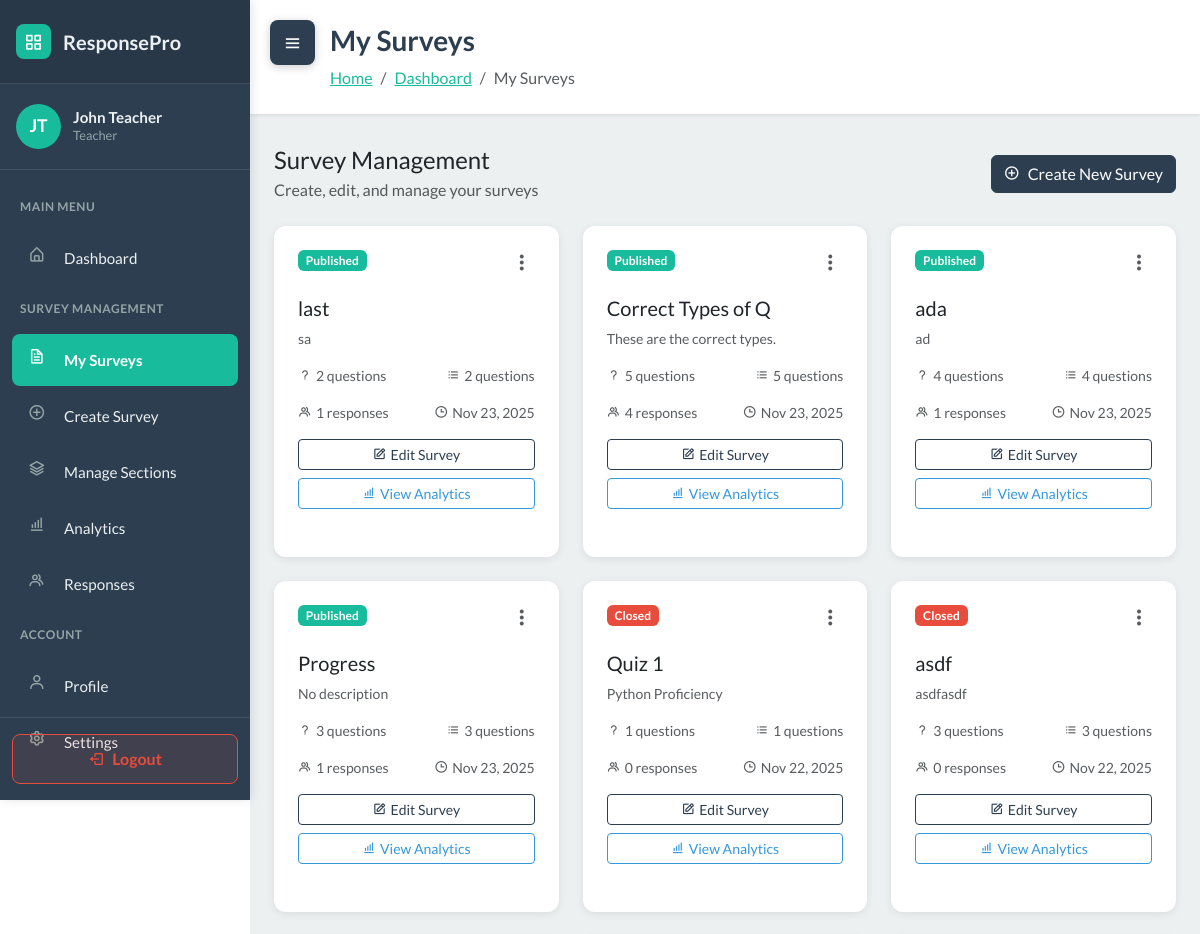
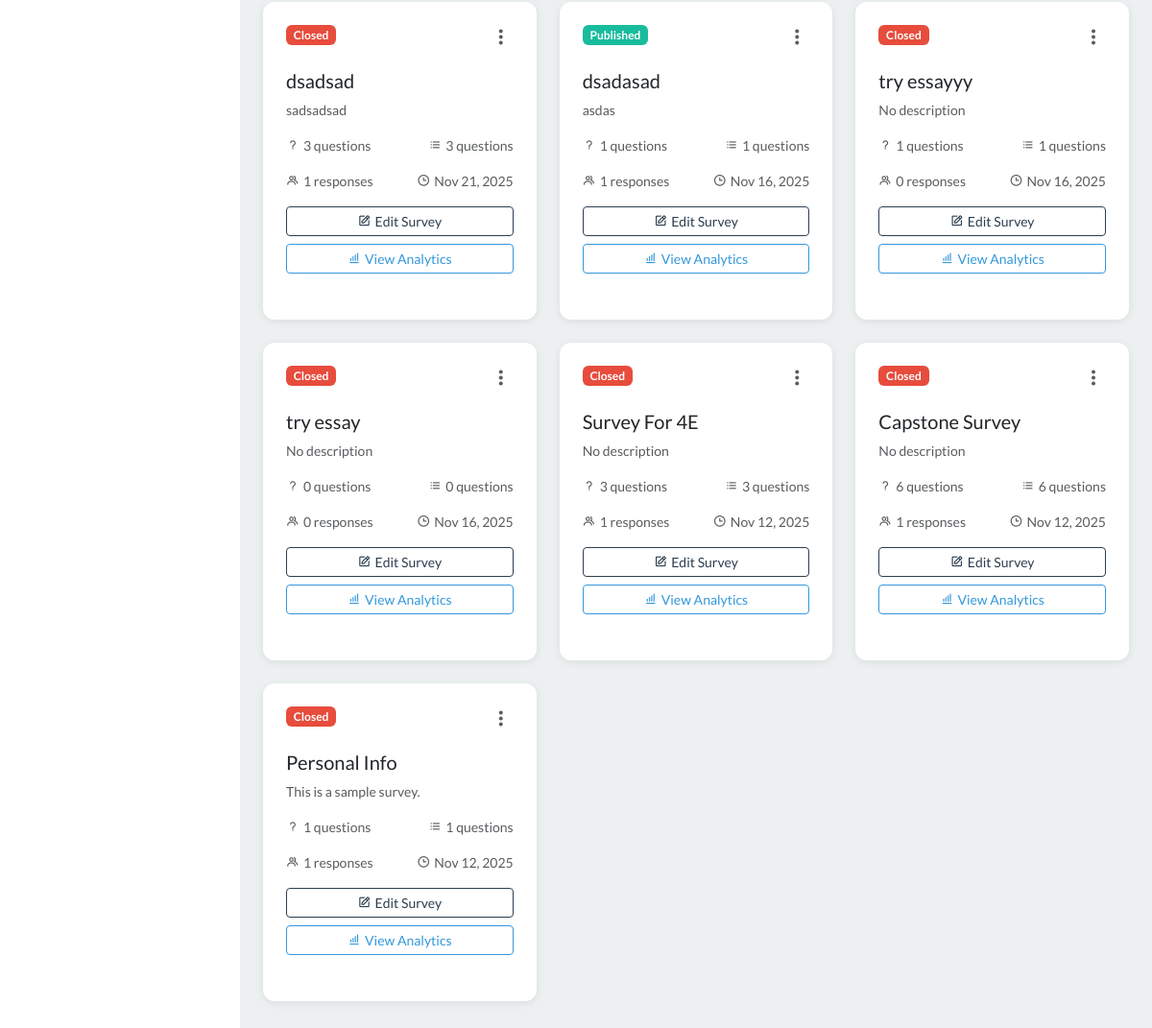
Before: /surveys/ (signed in) with the older database file (2 pictures, top to bottom).
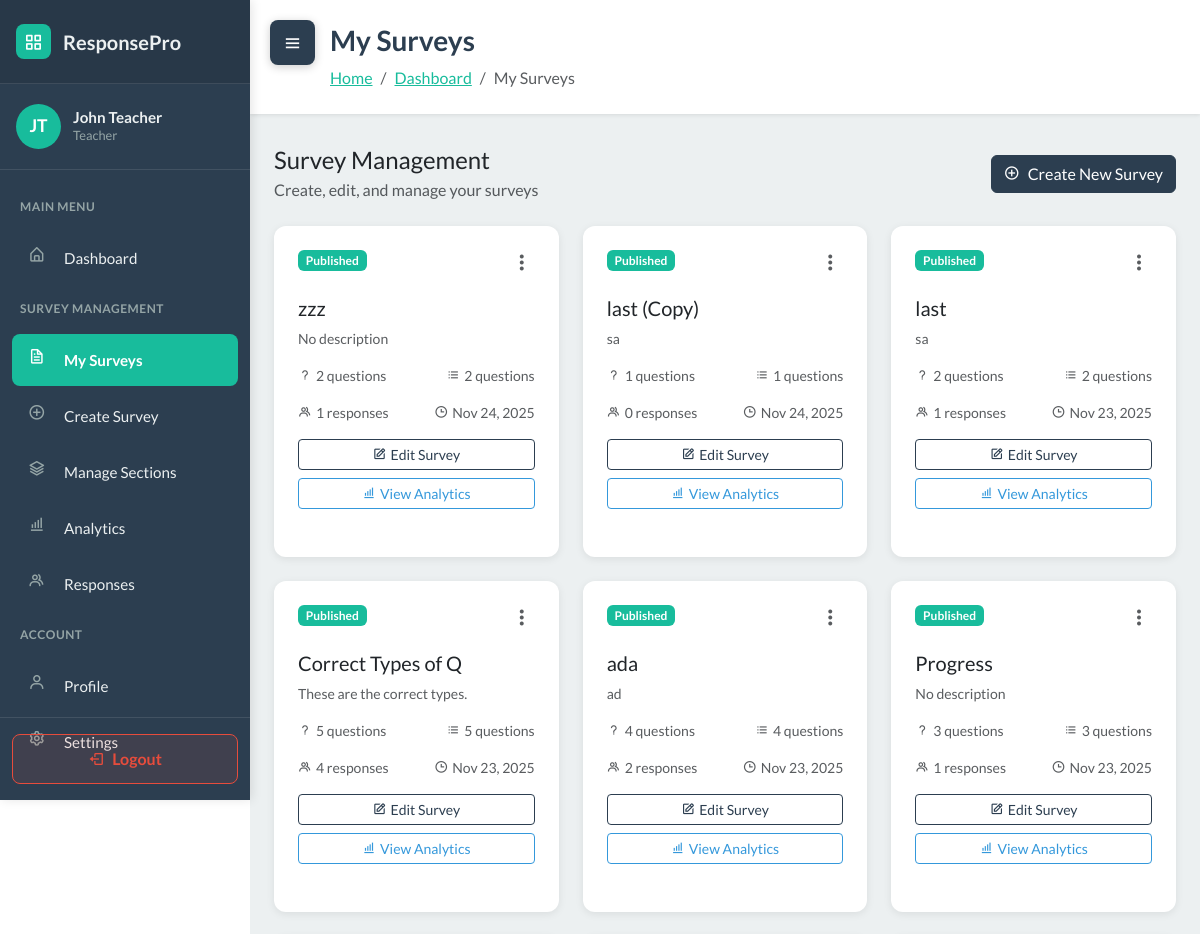
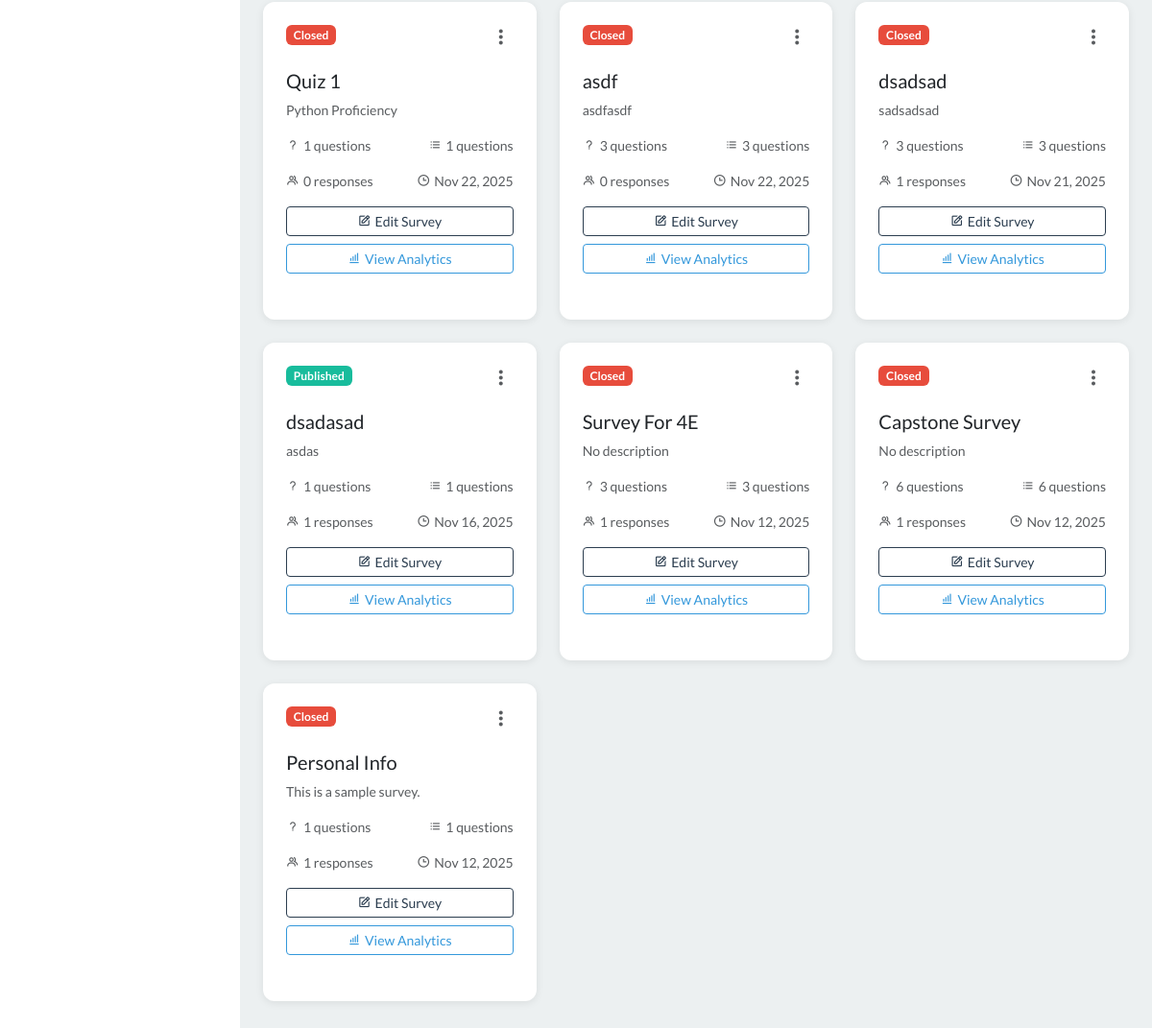
After: the same page with the newer database file (2 pictures, top to bottom).
### WebSurvey/models.py (models this page shows, shortened)
class User(AbstractUser):
    ROLE_CHOICES = [
        ('student', 'Student'),
        ('teacher', 'Teacher'),
    ]
    role = models.CharField('role', max_length=20, choices=ROLE_CHOICES, default='student')
    section = models.ForeignKey(Section, null=True, blank=True, on_delete=models.SET_NULL, related_name='students')

class Survey(models.Model):
    STATUS_CHOICES = [
        ('draft', 'Draft'),
        ('published', 'Published'),
        ('closed', 'Closed'),
    ]
    title = models.CharField(max_length=255)
    description = models.TextField(blank=True)
    teacher = models.ForeignKey(User, on_delete=models.CASCADE, related_name='surveys')
    sections = models.ManyToManyField(Section, blank=True, related_name='surveys')
    status = models.CharField(max_length=20, choices=STATUS_CHOICES, default='draft')
    total_points = models.IntegerField(default=0)
    time_limit = models.IntegerField(null=True, blank=True, help_text="Time limit in minutes")
    due_date = models.DateTimeField(null=True, blank=True)
    created_at = models.DateTimeField(auto_now_add=True)
    updated_at = models.DateTimeField(auto_now=True)
    class Meta:
        ordering = ['-created_at']

### WebSurvey/views.py (the view)
# urls.py: path('surveys/', views.survey_list, name='survey_list'),
@login_required
def survey_list(request):
    if request.user.role != 'teacher':
        messages.error(request, 'Only teachers can access this page.')
        return redirect('dashboard')
    auto_close_due_surveys()
    surveys = Survey.objects.filter(teacher=request.user)
    context = {
        'surveys': surveys,
        'user': request.user
    }
    return render(request, 'survey_list.html', context)

### WebSurvey/services.py (called while the page is built)
def auto_close_due_surveys():
    now = timezone.now()
    overdue_ids = []
    for survey in Survey.objects.filter(status='published', due_date__isnull=False):
        due = survey.due_date
        if due is None:
            continue
        if timezone.is_naive(due):
            due = timezone.make_aware(due, timezone.get_current_timezone())
        if due <= now:
            overdue_ids.append(survey.id)
    if overdue_ids:
        Survey.objects.filter(id__in=overdue_ids).update(status='closed')
    return now

### WebSurvey/templates/survey_list.html (shortened to what this page needs)
<!DOCTYPE html>
{% load static %}
<html data-bs-theme="light" lang="en">
<head>
    <link rel="stylesheet" href="https://cdn.jsdelivr.net/npm/bootswatch@5.3.6/dist/flatly/bootstrap.min.css">
    <link rel="stylesheet" href="https://cdn.jsdelivr.net/npm/boxicons@latest/css/boxicons.min.css">
    <link rel="stylesheet" href="https://cdnjs.cloudflare.com/ajax/libs/font-awesome/4.7.0/css/font-awesome.min.css">
    <link rel="stylesheet" href="{% static 'css/dashboard-sidebar.css' %}">
    <link rel="stylesheet" href="{% static 'css/bss-overrides.css' %}">
</head>
<body>
    <button class="sidebar-toggle shifted" id="sidebarToggle">
        <i class="bx bx-menu"></i>
    </button>
    <aside class="dashboard-sidebar" id="sidebar">
        <div class="sidebar-header">
            <a href="{% url 'dashboard' %}" class="sidebar-brand">
                <div class="brand-icon">
                    <i class="bx bx-grid-alt" style="color: white;"></i>
                </div>
                <span>ResponsePro</span>
            </a>
        </div>
        <div class="sidebar-user">
            <div class="user-avatar">
                {{ user.first_name.0|upper }}{{ user.last_name.0|upper }}
            </div>
            <div class="user-info">
                <h6>{{ user.first_name }} {{ user.last_name }}</h6>
                <p>{{ user.get_role_display }}</p>
            </div>
        </div>
        <nav class="sidebar-nav">
            <div class="nav-section-title">Main Menu</div>
            <div class="sidebar-nav-item">
                <a href="{% url 'dashboard' %}" class="sidebar-nav-link">
                    <i class="bx bx-home-alt"></i>
                    <span>Dashboard</span>
                </a>
            </div>
            <div class="nav-section-title">Survey Management</div>
            <div class="sidebar-nav-item">
                <a href="{% url 'survey_list' %}" class="sidebar-nav-link active">
                    <i class="bx bx-file"></i>
                    <span>My Surveys</span>
                </a>
            </div>
            <div class="sidebar-nav-item">
                <a href="{% url 'survey_create' %}" class="sidebar-nav-link">
                    <i class="bx bx-plus-circle"></i>
                    <span>Create Survey</span>
                </a>
            </div>
            <div class="sidebar-nav-item">
                <a href="{% url 'section_list' %}" class="sidebar-nav-link">
                    <i class="bx bx-layer"></i>
                    <span>Manage Sections</span>
                </a>
            </div>
            <div class="sidebar-nav-item">
                <a href="{% url 'overall_analytics' %}" class="sidebar-nav-link">
                    <i class="bx bx-bar-chart-alt"></i>
                    <span>Analytics</span>
                </a>
            </div>
            <div class="sidebar-nav-item">
                <a href="{% url 'response_management' %}" class="sidebar-nav-link">
                    <i class="bx bx-group"></i>
                    <span>Responses</span>
                </a>
            </div>
            <div class="nav-section-title">Account</div>
            <div class="sidebar-nav-item">
                <a href="{% url 'profile' %}" class="sidebar-nav-link">
                    <i class="bx bx-user"></i>
                    <span>Profile</span>
                </a>
            </div>
            <div class="sidebar-nav-item">
                <a href="{% url 'settings' %}" class="sidebar-nav-link">
                    <i class="bx bx-cog"></i>
                    <span>Settings</span>
                </a>
            </div>
        </nav>
        <div class="sidebar-logout">
            <a href="{% url 'logout' %}" class="logout-btn">
                <i class="bx bx-log-out"></i>
                <span>Logout</span>
            </a>
        </div>
    </aside>
    <main class="dashboard-content" id="mainContent">
        <div class="content-header">
            <h1>My Surveys</h1>
            <nav aria-label="breadcrumb">
                <ol class="breadcrumb">
                    <li class="breadcrumb-item"><a href="{% url 'landing' %}">Home</a></li>
                    <li class="breadcrumb-item"><a href="{% url 'dashboard' %}">Dashboard</a></li>
                    <li class="breadcrumb-item active" aria-current="page">My Surveys</li>
                </ol>
            </nav>
        </div>
        <div class="container-fluid px-4 pb-5">
            <div class="row mb-4">
                <div class="col-12">
                    <div class="d-flex justify-content-between align-items-center">
                        <div>
                            <h4 class="mb-1">Survey Management</h4>
                            <p class="text-muted mb-0">Create, edit, and manage your surveys</p>
                        </div>
                        <a href="{% url 'survey_create' %}" class="btn btn-primary">
                            <i class="bx bx-plus-circle me-2"></i>Create New Survey
                        </a>
                    </div>
                </div>
            </div>
            <div class="row">
                {% for survey in surveys %}
                <div class="col-md-6 col-lg-4 mb-4">
                    <div class="dashboard-card h-100">
                        <div class="d-flex justify-content-between align-items-start mb-3">
                            <span class="badge
                                {% if survey.status == 'published' %}bg-success
                                {% elif survey.status == 'draft' %}bg-secondary
                                {% else %}bg-danger{% endif %}">
                                {{ survey.get_status_display }}
                            </span>
                            <div class="dropdown">
                                <button class="btn btn-link text-muted p-0" type="button" data-bs-toggle="dropdown">
                                    <i class="bx bx-dots-vertical-rounded" style="font-size: 1.5rem;"></i>
                                </button>
                            </div>
                        </div>
                        <h5 class="mb-2">{{ survey.title }}</h5>
                        <p class="text-muted small mb-3">
                            {{ survey.description|truncatewords:15|default:"No description" }}
                        </p>
                        <div class="d-flex justify-content-between text-muted small mb-3">
                            <span><i class="bx bx-question-mark me-1"></i>{{ survey.questions.count }} questions</span>
                            <span><i class="bx bx-list-ul me-1"></i>{{ survey.questions.count }} questions</span>
                        </div>
                        <div class="d-flex justify-content-between text-muted small mb-3">
                            <span><i class="bx bx-group me-1"></i>{{ survey.responses.count }} responses</span>
                            <span><i class="bx bx-time me-1"></i>{{ survey.created_at|date:"M d, Y" }}</span>
                        </div>
                        <div class="d-grid gap-2">
                            <a href="{% url 'survey_edit' survey.id %}" class="btn btn-outline-primary btn-sm">
                                <i class="bx bx-edit me-1"></i>Edit Survey
                            </a>
                            {% if survey.status == 'published' or survey.status == 'closed' %}
                            <a href="{% url 'survey_analytics' survey.id %}" class="btn btn-outline-info btn-sm">
                                <i class="bx bx-bar-chart-alt me-1"></i>View Analytics
                            </a>
                            {% endif %}
                        </div>
                    </div>
                </div>
                {% endfor %}
            </div>
        </div>
    </main>
</body>
</html>

### WebSurvey/static/css/dashboard-sidebar.css (style rules this page uses)
:root { --sidebar-width: 250px; --sidebar-bg: #2C3E50; --sidebar-hover: #34495E; --sidebar-active: #18BC9C; --sidebar-text: #ecf0f1; --sidebar-icon: #95a5a6; --transition-speed: 0.3s; }
body { font-family: 'Lato', sans-serif; }
.dashboard-sidebar { position: fixed; left: 0; top: 0; width: var(--sidebar-width); height: 100vh; background: var(--sidebar-bg); box-shadow: 2px 0 10px rgba(0, 0, 0, 0.1); transition: transform var(--transition-speed) ease; z-index: 1000; overflow-y: auto; overflow-x: hidden; }
.sidebar-header { padding: 1.5rem 1rem; background: rgba(0, 0, 0, 0.1); border-bottom: 1px solid rgba(255, 255, 255, 0.1); }
.sidebar-brand { display: flex; align-items: center; color: var(--sidebar-text); text-decoration: none; font-size: 1.25rem; font-weight: 700; }
.sidebar-brand .brand-icon { width: 35px; height: 35px; border-radius: 8px; background: var(--sidebar-active); display: flex; align-items: center; justify-content: center; margin-right: 0.75rem; }
.sidebar-user { padding: 1.25rem 1rem; border-bottom: 1px solid rgba(255, 255, 255, 0.1); display: flex; align-items: center; }
.user-avatar { width: 45px; height: 45px; border-radius: 50%; background: var(--sidebar-active); display: flex; align-items: center; justify-content: center; color: white; font-weight: 700; margin-right: 0.75rem; font-size: 1.1rem; }
.user-info h6 { margin: 0; color: var(--sidebar-text); font-size: 0.95rem; font-weight: 700; }
.user-info p { margin: 0; color: var(--sidebar-icon); font-size: 0.8rem; text-transform: capitalize; }
.sidebar-nav { padding: 1rem 0; }
.nav-section-title { padding: 0.75rem 1.25rem; color: var(--sidebar-icon); font-size: 0.75rem; text-transform: uppercase; font-weight: 700; letter-spacing: 0.5px; }
.sidebar-nav-item { margin: 0.25rem 0.75rem; border-radius: 8px; overflow: hidden; }
.sidebar-nav-link { display: flex; align-items: center; padding: 0.875rem 1rem; color: var(--sidebar-text); text-decoration: none; transition: all 0.2s ease; font-size: 0.95rem; }
.sidebar-nav-link.active { background: var(--sidebar-active); color: white; font-weight: 600; }
.sidebar-nav-link i { width: 24px; height: 24px; margin-right: 0.75rem; color: var(--sidebar-icon); transition: color 0.2s ease; font-size: 1.1rem; }
.sidebar-nav-link:hover i, .sidebar-nav-link.active i { color: white; }
.sidebar-logout { position: absolute; bottom: 0; left: 0; right: 0; padding: 1rem 0.75rem; border-top: 1px solid rgba(255, 255, 255, 0.1); }
.logout-btn { width: 100%; padding: 0.75rem; background: rgba(231, 76, 60, 0.1); color: #e74c3c; border: 1px solid #e74c3c; border-radius: 8px; text-decoration: none; display: flex; align-items: center; justify-content: center; transition: all 0.2s ease; font-weight: 600; }
.logout-btn i { margin-right: 0.5rem; }
.dashboard-content { margin-left: var(--sidebar-width); transition: margin-left var(--transition-speed) ease; min-height: 100vh; background: #ecf0f1; }
.sidebar-toggle { position: fixed; top: 20px; left: 20px; z-index: 1001; background: var(--sidebar-bg); color: white; border: none; width: 45px; height: 45px; border-radius: 8px; cursor: pointer; display: flex; align-items: center; justify-content: center; box-shadow: 0 2px 10px rgba(0, 0, 0, 0.2); transition: all var(--transition-speed) ease; }
.sidebar-toggle.shifted { left: calc(var(--sidebar-width) + 20px); }
.sidebar-toggle i { font-size: 1.25rem; }
.content-header { background: white; padding: 1.5rem 2rem 1.5rem 5rem; box-shadow: 0 1px 4px rgba(0, 0, 0, 0.1); margin-bottom: 2rem; }
.content-header h1 { margin: 0; font-size: 1.75rem; font-weight: 700; color: #2C3E50; }
.content-header .breadcrumb { margin: 0.5rem 0 0 0; background: transparent; padding: 0; }
.dashboard-card { background: white; border-radius: 12px; padding: 1.5rem; box-shadow: 0 2px 8px rgba(0, 0, 0, 0.08); transition: box-shadow 0.2s ease; margin-bottom: 1.5rem; }

### WebSurvey/static/css/bss-overrides.css (style rules this page uses)
.me-1 { margin-right: .25rem!important; }
.me-2 { margin-right: .5rem!important; }
.mb-0 { margin-bottom: 0!important; }
.mb-1 { margin-bottom: .25rem!important; }
.mb-2 { margin-bottom: .5rem!important; }
.mb-3 { margin-bottom: 1rem!important; }
.mb-4 { margin-bottom: 1.5rem!important; }

Changed rows visible on the page:
removed Survey: status "Closed", title "try essayyy", description "No description", questions.count "1", responses.count "0", created_at "Nov 16, 2025", shows "View Analytics"
removed Survey: status "Closed", title "try essay", description "No description", questions.count "0", responses.count "0", created_at "Nov 16, 2025", shows "View Analytics"
added Survey: status "Published", title "zzz", description "No description", questions.count "2", responses.count "1", created_at "Nov 24, 2025", shows "View Analytics"
added Survey: status "Published", title "last (Copy)", description "sa", questions.count "1", responses.count "0", created_at "Nov 24, 2025", shows "View Analytics"
computed for Survey "ada": responses.count "1" → "2"
